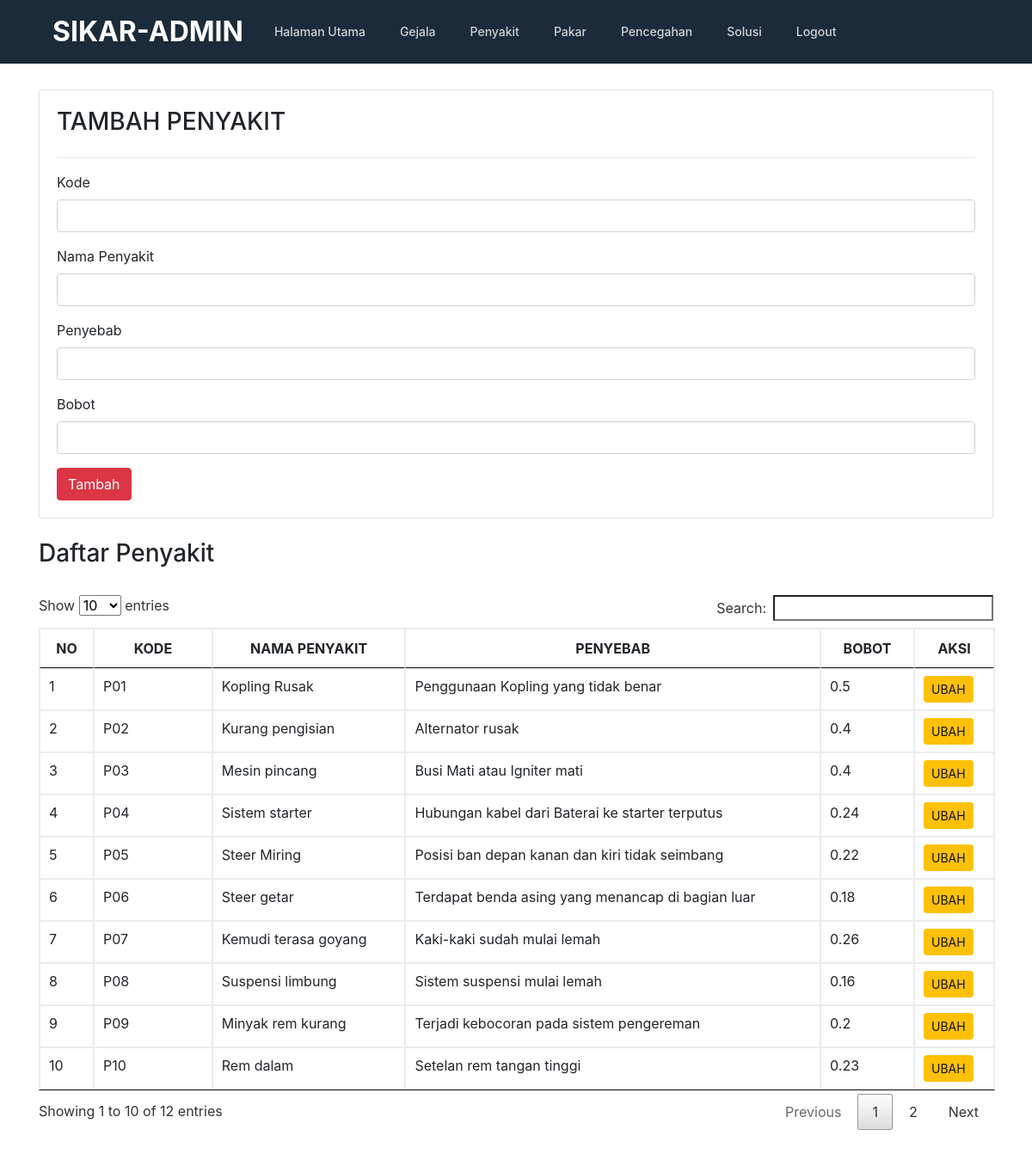
The page /admin/penyakit.php on the database its author committed.
### tables this page shows
CREATE TABLE `penyakit` (
  `kode` varchar(50) NOT NULL,
  `nama_penyakit` varchar(50) NOT NULL,
  `penyebab` varchar(50) NOT NULL,
  `bobot` varchar(70) NOT NULL
);

### admin/penyakit.php (the view, shortened to what this page needs)
<!doctype html>
<html lang="en">
  <head>
    <link href="../css/bootstrap.min.css" rel="stylesheet">
    <link href="../css/style.css" rel="stylesheet">
    <link href="../css/jquery.dataTables.min.css" rel="stylesheet"/>
  </head>
  <body>
    <?php include "header.php"; ?>
    <section>
      <div class="container">
        <div class="row">
            <div class="col-md-12">
              <div class="card" style="padding:20px">
                <h3>TAMBAH PENYAKIT</h3>
                <hr/>
                <form action="prosestambahpenyakit.php" method="POST">
                  <div class="form-group">
                      <label>Kode</label>
                      <input type="text" name="kode" class="form-control" />
                  </div>
                  <div class="form-group">
                      <label>Nama Penyakit</label>
                      <input type="text" name="nama_penyakit" class="form-control" />
                  </div>
                  <div class="form-group">
                      <label>Penyebab</label>
                      <input type="text" name="penyebab" class="form-control" />
                  </div>
                  <div class="form-group">
                      <label>Bobot</label>
                      <input type="number" step="0.01" name="bobot" class="form-control" />
                  </div>
                  <button type="submit" class="btn btn-md btn-danger">Tambah</button>
                </form>
              </div>
              <br/>
              <h3>Daftar Penyakit</h3>
              <br/>
              <div class="row">
                <div class="col-md-12">
                  <table class="table table-bordered table-hover" id="gejala" class="display" style="width:100%">
                    <thead>
                      <tr>
                        <th width="20"><center>NO</center></th>
                        <th width="100"><center>KODE</center></th>
                        <th><center>NAMA PENYAKIT</center></th>
                        <th><center>PENYEBAB</center></th>
                        <th><center>BOBOT</center></th>
                        <th><center>AKSI</center></th>
                      </tr>
                    </thead>
                    <tbody>
                      <?php
                        include "../conn.php";
                        $query = mysqli_query($koneksi,"SELECT * FROM penyakit ORDER BY kode ASC");
                        $no=0;
                        while ($data=mysqli_fetch_array($query)) {
                            $no++;
                      ?>
                      <tr>
                          <td><?php echo $no; ?></td>
                          <td><?php echo $data['kode']; ?></td>
                          <td><?php echo $data['nama_penyakit']; ?></td>
                          <td><?php echo $data['penyebab']; ?></td>
                          <td><?php echo $data['bobot']; ?></td>
                          <td>
                              <a  href="editpenyakit.php?id=<?php echo $data['kode']; ?>" class="btn btn-sm btn-warning">UBAH</a>
                          </td>
                      </tr>
                      <?php } ?>
                    </tbody>
                  </table>
                </div>
              </div>
            </div>
        </div>
      </div>
    </section>
  </body>
</html>

### css/style.css (style rules this page uses)
.container { position: relative; overflow: hidden; }
section { padding:30px 0; }

### rows shown on the page
penyakit: kode "P01", nama_penyakit "Kopling Rusak", penyebab "Penggunaan Kopling yang tidak benar", bobot "0.5"
penyakit: kode "P02", nama_penyakit "Kurang pengisian", penyebab "Alternator rusak", bobot "0.4"
penyakit: kode "P03", nama_penyakit "Mesin pincang", penyebab "Busi Mati atau Igniter mati", bobot "0.4"
penyakit: kode "P04", nama_penyakit "Sistem starter", penyebab "Hubungan kabel dari Baterai ke starter terputus", bobot "0.24"
penyakit: kode "P05", nama_penyakit "Steer Miring", penyebab "Posisi ban depan kanan dan kiri tidak seimbang", bobot "0.22"
penyakit: kode "P06", nama_penyakit "Steer getar", penyebab "Terdapat benda asing yang menancap di bagian luar", bobot "0.18"
penyakit: kode "P07", nama_penyakit "Kemudi terasa goyang", penyebab "Kaki-kaki sudah mulai lemah", bobot "0.26"
penyakit: kode "P08", nama_penyakit "Suspensi limbung", penyebab "Sistem suspensi mulai lemah", bobot "0.16"
penyakit: kode "P09", nama_penyakit "Minyak rem kurang", penyebab "Terjadi kebocoran pada sistem pengereman", bobot "0.2"
penyakit: kode "P10", nama_penyakit "Rem dalam", penyebab "Setelan rem tangan tinggi", bobot "0.23"
